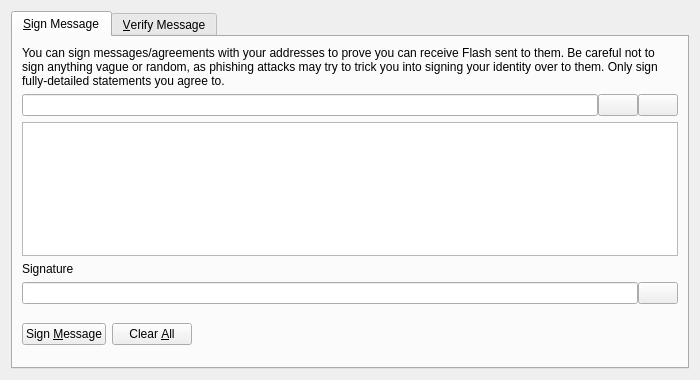
<?xml version="1.0" encoding="UTF-8"?>
<ui version="4.0">
 <class>SignVerifyMessageDialog</class>
 <widget class="QDialog" name="SignVerifyMessageDialog">
  <property name="geometry">
   <rect>
    <x>0</x>
    <y>0</y>
    <width>700</width>
    <height>380</height>
   </rect>
  </property>
  <property name="windowTitle">
   <string>Signatures - Sign / Verify a Message</string>
  </property>
  <property name="modal">
   <bool>true</bool>
  </property>
  <layout class="QVBoxLayout" name="verticalLayout">
   <item>
    <widget class="QTabWidget" name="tabWidget">
     <property name="currentIndex">
      <number>0</number>
     </property>
     <widget class="QWidget" name="tabSignMessage">
      <attribute name="title">
       <string>&amp;Sign Message</string>
      </attribute>
      <layout class="QVBoxLayout" name="verticalLayout_SM">
       <item>
        <widget class="QLabel" name="infoLabel_SM">
         <property name="text">
          <string>You can sign messages/agreements with your addresses to prove you can receive Flash sent to them. Be careful not to sign anything vague or random, as phishing attacks may try to trick you into signing your identity over to them. Only sign fully-detailed statements you agree to.</string>
         </property>
         <property name="textFormat">
          <enum>Qt::PlainText</enum>
         </property>
         <property name="wordWrap">
          <bool>true</bool>
         </property>
        </widget>
       </item>
       <item>
        <layout class="QHBoxLayout" name="horizontalLayout_1_SM">
         <property name="spacing">
          <number>0</number>
         </property>
         <item>
          <widget class="QValidatedLineEdit" name="addressIn_SM">
           <property name="toolTip">
            <string>The Flash address to sign the message with</string>
           </property>
          </widget>
         </item>
         <item>
          <widget class="QPushButton" name="addressBookButton_SM">
           <property name="toolTip">
            <string>Choose previously used address</string>
           </property>
           <property name="text">
            <string/>
           </property>
           <property name="shortcut">
            <string>Alt+A</string>
           </property>
           <property name="autoDefault">
            <bool>false</bool>
           </property>
          </widget>
         </item>
         <item>
          <widget class="QPushButton" name="pasteButton_SM">
           <property name="toolTip">
            <string>Paste address from clipboard</string>
           </property>
           <property name="text">
            <string/>
           </property>
           <property name="shortcut">
            <string>Alt+P</string>
           </property>
           <property name="autoDefault">
            <bool>false</bool>
           </property>
          </widget>
         </item>
        </layout>
       </item>
       <item>
        <widget class="QPlainTextEdit" name="messageIn_SM">
         <property name="toolTip">
          <string>Enter the message you want to sign here</string>
         </property>
        </widget>
       </item>
       <item>
        <widget class="QLabel" name="signatureLabel_SM">
         <property name="text">
          <string>Signature</string>
         </property>
         <property name="textFormat">
          <enum>Qt::PlainText</enum>
         </property>
        </widget>
       </item>
       <item>
        <layout class="QHBoxLayout" name="horizontalLayout_2_SM">
         <property name="spacing">
          <number>0</number>
         </property>
         <item>
          <widget class="QLineEdit" name="signatureOut_SM">
           <property name="font">
            <font>
             <italic>true</italic>
            </font>
           </property>
           <property name="readOnly">
            <bool>true</bool>
           </property>
          </widget>
         </item>
         <item>
          <widget class="QPushButton" name="copySignatureButton_SM">
           <property name="toolTip">
            <string>Copy the current signature to the system clipboard</string>
           </property>
           <property name="text">
            <string/>
           </property>
           <property name="autoDefault">
            <bool>false</bool>
           </property>
          </widget>
         </item>
        </layout>
       </item>
       <item>
        <layout class="QHBoxLayout" name="horizontalLayout_3_SM">
         <item>
          <widget class="QPushButton" name="signMessageButton_SM">
           <property name="toolTip">
            <string>Sign the message to prove you own this Flash address</string>
           </property>
           <property name="text">
            <string>Sign &amp;Message</string>
           </property>
           <property name="autoDefault">
            <bool>false</bool>
           </property>
          </widget>
         </item>
         <item>
          <widget class="QPushButton" name="clearButton_SM">
           <property name="toolTip">
            <string>Reset all sign message fields</string>
           </property>
           <property name="text">
            <string>Clear &amp;All</string>
           </property>
           <property name="autoDefault">
            <bool>false</bool>
           </property>
          </widget>
         </item>
         <item>
          <spacer name="horizontalSpacer_1_SM">
           <property name="orientation">
            <enum>Qt::Horizontal</enum>
           </property>
           <property name="sizeHint" stdset="0">
            <size>
             <width>40</width>
             <height>48</height>
            </size>
           </property>
          </spacer>
         </item>
         <item>
          <widget class="QLabel" name="statusLabel_SM">
           <property name="font">
            <font>
             <weight>75</weight>
             <bold>true</bold>
            </font>
           </property>
           <property name="text">
            <string/>
           </property>
           <property name="wordWrap">
            <bool>true</bool>
           </property>
          </widget>
         </item>
         <item>
          <spacer name="horizontalSpacer_2_SM">
           <property name="orientation">
            <enum>Qt::Horizontal</enum>
           </property>
           <property name="sizeHint" stdset="0">
            <size>
             <width>40</width>
             <height>48</height>
            </size>
           </property>
          </spacer>
         </item>
        </layout>
       </item>
      </layout>
     </widget>
     <widget class="QWidget" name="tabVerifyMessage">
      <attribute name="title">
       <string>&amp;Verify Message</string>
      </attribute>
      <layout class="QVBoxLayout" name="verticalLayout_VM">
       <item>
        <widget class="QLabel" name="infoLabel_VM">
         <property name="text">
          <string>Enter the receiver's address, message (ensure you copy line breaks, spaces, tabs, etc. exactly) and signature below to verify the message. Be careful not to read more into the signature than what is in the signed message itself, to avoid being tricked by a man-in-the-middle attack. Note that this only proves the signing party receives with the address, it cannot prove sendership of any transaction!</string>
         </property>
         <property name="textFormat">
          <enum>Qt::PlainText</enum>
         </property>
         <property name="alignment">
          <set>Qt::AlignLeading|Qt::AlignLeft|Qt::AlignTop</set>
         </property>
         <property name="wordWrap">
          <bool>true</bool>
         </property>
        </widget>
       </item>
       <item>
        <layout class="QHBoxLayout" name="horizontalLayout_1_VM">
         <property name="spacing">
          <number>0</number>
         </property>
         <item>
          <widget class="QValidatedLineEdit" name="addressIn_VM">
           <property name="toolTip">
            <string>The Flash address the message was signed with</string>
           </property>
          </widget>
         </item>
         <item>
          <widget class="QPushButton" name="addressBookButton_VM">
           <property name="toolTip">
            <string>Choose previously used address</string>
           </property>
           <property name="text">
            <string/>
           </property>
           <property name="shortcut">
            <string>Alt+A</string>
           </property>
           <property name="autoDefault">
            <bool>false</bool>
           </property>
          </widget>
         </item>
        </layout>
       </item>
       <item>
        <widget class="QPlainTextEdit" name="messageIn_VM"/>
       </item>
       <item>
        <widget class="QValidatedLineEdit" name="signatureIn_VM"/>
       </item>
       <item>
        <layout class="QHBoxLayout" name="horizontalLayout_2_VM">
         <item>
          <widget class="QPushButton" name="verifyMessageButton_VM">
           <property name="toolTip">
            <string>Verify the message to ensure it was signed with the specified Flash address</string>
           </property>
           <property name="text">
            <string>Verify &amp;Message</string>
           </property>
           <property name="autoDefault">
            <bool>false</bool>
           </property>
          </widget>
         </item>
         <item>
          <widget class="QPushButton" name="clearButton_VM">
           <property name="toolTip">
            <string>Reset all verify message fields</string>
           </property>
           <property name="text">
            <string>Clear &amp;All</string>
           </property>
           <property name="autoDefault">
            <bool>false</bool>
           </property>
          </widget>
         </item>
         <item>
          <spacer name="horizontalSpacer_1_VM">
           <property name="orientation">
            <enum>Qt::Horizontal</enum>
           </property>
           <property name="sizeHint" stdset="0">
            <size>
             <width>40</width>
             <height>48</height>
            </size>
           </property>
          </spacer>
         </item>
         <item>
          <widget class="QLabel" name="statusLabel_VM">
           <property name="font">
            <font>
             <weight>75</weight>
             <bold>true</bold>
            </font>
           </property>
           <property name="text">
            <string/>
           </property>
           <property name="wordWrap">
            <bool>true</bool>
           </property>
          </widget>
         </item>
         <item>
          <spacer name="horizontalSpacer_2_VM">
           <property name="orientation">
            <enum>Qt::Horizontal</enum>
           </property>
           <property name="sizeHint" stdset="0">
            <size>
             <width>40</width>
             <height>48</height>
            </size>
           </property>
          </spacer>
         </item>
        </layout>
       </item>
      </layout>
     </widget>
    </widget>
   </item>
  </layout>
 </widget>
 <customwidgets>
  <customwidget>
   <class>QValidatedLineEdit</class>
   <extends>QLineEdit</extends>
   <header>qvalidatedlineedit.h</header>
  </customwidget>
 </customwidgets>
 <resources>
  <include location="../flash.qrc"/>
 </resources>
 <connections/>
</ui>
